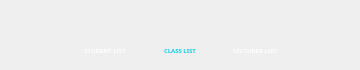
   <widget class="QGroupBox" name="footerGroup">
    <property name="geometry">
     <rect>
      <x>0</x>
      <y>570</y>
      <width>360</width>
      <height>70</height>
     </rect>
    </property>
    <property name="styleSheet">
     <string notr="true">QGroupBox {
	border: 0px;
	border-radius: 0px;
}</string>
    </property>
    <property name="title">
     <string/>
    </property>
    <widget class="QLabel" name="footerHud">
     <property name="geometry">
      <rect>
       <x>10</x>
       <y>10</y>
       <width>340</width>
       <height>60</height>
      </rect>
     </property>
     <property name="text">
      <string/>
     </property>
     <property name="pixmap">
      <pixmap resource="resources.qrc">:/res/assets/footer.png</pixmap>
     </property>
     <property name="alignment">
      <set>Qt::AlignCenter</set>
     </property>
    </widget>
    <widget class="QPushButton" name="studentListButton">
     <property name="geometry">
      <rect>
       <x>90</x>
       <y>17</y>
       <width>30</width>
       <height>30</height>
      </rect>
     </property>
     <property name="styleSheet">
      <string notr="true">QPushButton {
	border: 0px;
	border-radius: 0px;
	background: none;
}</string>
     </property>
     <property name="text">
      <string/>
     </property>
     <property name="icon">
      <iconset resource="resources.qrc">
       <normaloff>:/res/assets/home_unselected.png</normaloff>:/res/assets/home_unselected.png</iconset>
     </property>
     <property name="iconSize">
      <size>
       <width>25</width>
       <height>25</height>
      </size>
     </property>
     <property name="flat">
      <bool>true</bool>
     </property>
    </widget>
    <widget class="QLabel" name="studentListLabel">
     <property name="geometry">
      <rect>
       <x>75</x>
       <y>42</y>
       <width>60</width>
       <height>16</height>
      </rect>
     </property>
     <property name="styleSheet">
      <string notr="true">QLabel {
	color: #FFFFFF;
	text-align: center;
	font-family: Poppins;
	font-size: 6px;
	font-style: normal;
	font-weight: 500;
	line-height: normal;
}</string>
     </property>
     <property name="text">
      <string>STUDENT LIST</string>
     </property>
     <property name="alignment">
      <set>Qt::AlignCenter</set>
     </property>
    </widget>
    <widget class="QPushButton" name="classListButton">
     <property name="geometry">
      <rect>
       <x>165</x>
       <y>17</y>
       <width>30</width>
       <height>30</height>
      </rect>
     </property>
     <property name="styleSheet">
      <string notr="true">QPushButton {
	border: 0px;
	border-radius: 0px;
	background: none;
}</string>
     </property>
     <property name="text">
      <string/>
     </property>
     <property name="icon">
      <iconset resource="resources.qrc">
       <normaloff>:/res/assets/class_list_selected.png</normaloff>:/res/assets/class_list_selected.png</iconset>
     </property>
     <property name="iconSize">
      <size>
       <width>25</width>
       <height>25</height>
      </size>
     </property>
     <property name="flat">
      <bool>true</bool>
     </property>
    </widget>
    <widget class="QLabel" name="classListLabel">
     <property name="geometry">
      <rect>
       <x>150</x>
       <y>42</y>
       <width>60</width>
       <height>16</height>
      </rect>
     </property>
     <property name="styleSheet">
      <string notr="true">QLabel {
	color: #15CAE3;
	text-align: center;
	font-family: Poppins;
	font-size: 6px;
	font-style: normal;
	font-weight: 500;
	line-height: normal;
}</string>
     </property>
     <property name="text">
      <string>CLASS LIST</string>
     </property>
     <property name="alignment">
      <set>Qt::AlignCenter</set>
     </property>
    </widget>
    <widget class="QPushButton" name="lecturerListButton">
     <property name="geometry">
      <rect>
       <x>240</x>
       <y>17</y>
       <width>30</width>
       <height>30</height>
      </rect>
     </property>
     <property name="styleSheet">
      <string notr="true">QPushButton {
	border: 0px;
	border-radius: 0px;
	background: none;
}</string>
     </property>
     <property name="text">
      <string/>
     </property>
     <property name="icon">
      <iconset resource="resources.qrc">
       <normaloff>:/res/assets/lecturer_unselected.png</normaloff>:/res/assets/lecturer_unselected.png</iconset>
     </property>
     <property name="iconSize">
      <size>
       <width>25</width>
       <height>25</height>
      </size>
     </property>
     <property name="flat">
      <bool>true</bool>
     </property>
    </widget>
    <widget class="QLabel" name="lecturerListLabel">
     <property name="geometry">
      <rect>
       <x>225</x>
       <y>42</y>
       <width>60</width>
       <height>16</height>
      </rect>
     </property>
     <property name="styleSheet">
      <string notr="true">QLabel {
	color: #FFFFFF;
	text-align: center;
	font-family: Poppins;
	font-size: 6px;
	font-style: normal;
	font-weight: 500;
	line-height: normal;
}</string>
     </property>
     <property name="text">
      <string>LECTURER LIST</string>
     </property>
     <property name="alignment">
      <set>Qt::AlignCenter</set>
     </property>
    </widget>
   </widget>
